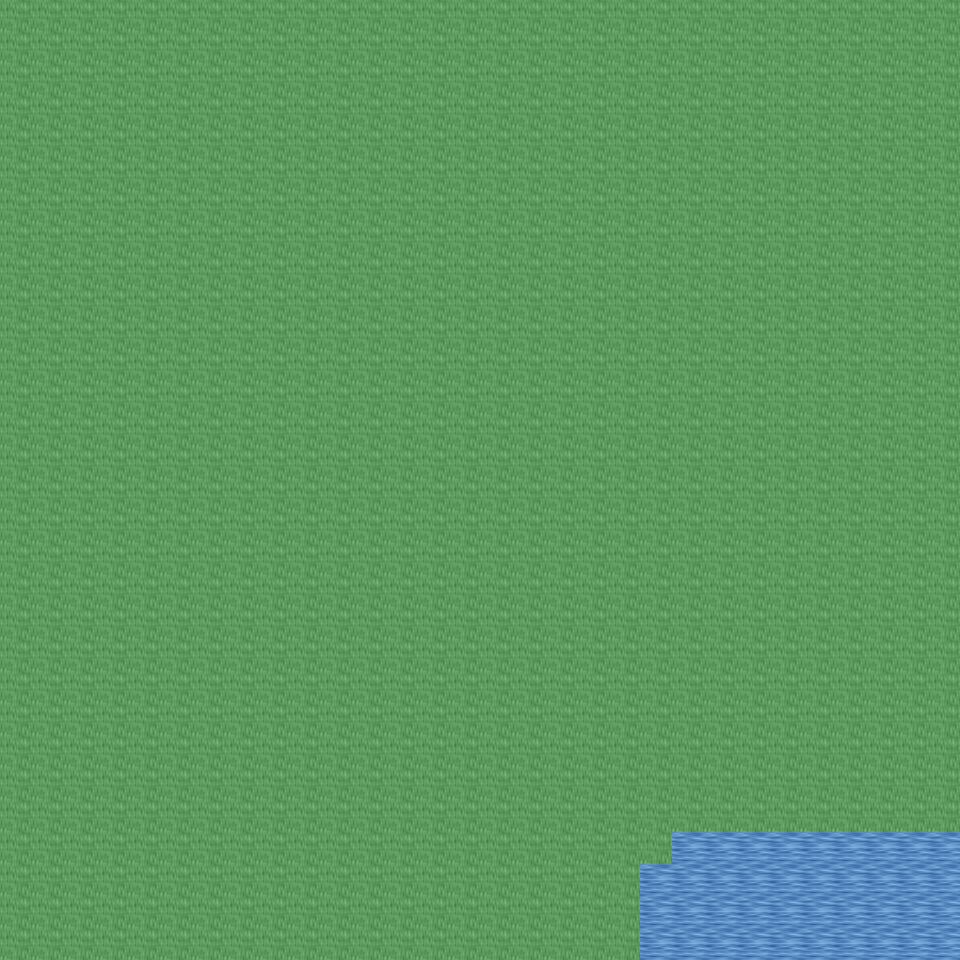

Rendered tile map (Tiled .tmx) drawn with the repository's tilesets; below, a short description and the map source with its tile grids summarised:
An orthogonal 30x30 tile map with 32x32 px tiles, 6 tile layers (Ground, Object, Object2, Above, ...), 24 tilesets and 2 objects (2x mapExit).

<map version="1.0" orientation="orthogonal" renderorder="right-down" width="30" height="30" tilewidth="32" tileheight="32" nextobjectid="3">
  <tileset firstgid="1" name="tileset_ground_ground" tilewidth="32" tileheight="32" tilecount="33" columns="3">
    <image source="../drawable/tileset_ground_ground.png" width="96" height="352" />
  </tileset>
  <tileset firstgid="34" name="tileset_ground_ridge_earth_dark" tilewidth="32" tileheight="32" tilecount="96" columns="12">
    <image source="../drawable/tileset_ground_ridge_earth_dark.png" width="384" height="256" />
  </tileset>
  <tileset firstgid="130" name="tileset_ground_grass_edges" tilewidth="32" tileheight="32" tilecount="36" columns="12">
    <image source="../drawable/tileset_ground_grass_edges.png" width="384" height="96" />
  </tileset>
  <tileset firstgid="166" name="tileset_ground_water_pool" tilewidth="32" tileheight="32" tilecount="72" columns="3">
    <image source="../drawable/tileset_ground_water_pool.png" width="96" height="768" />
  </tileset>
  <tileset firstgid="238" name="tileset_plant_flower_daisy_white" tilewidth="32" tileheight="32" tilecount="8" columns="2">
    <image source="../drawable/tileset_plant_flower_daisy_white.png" width="64" height="128" />
  </tileset>
  <tileset firstgid="246" name="tileset_ground_rock_pebbles" tilewidth="32" tileheight="32" tilecount="3" columns="1">
    <image source="../drawable/tileset_ground_rock_pebbles.png" width="32" height="96" />
  </tileset>
  <tileset firstgid="249" name="tileset_plant_grasses" tilewidth="32" tileheight="32" tilecount="6" columns="3">
    <image source="../drawable/tileset_plant_grasses.png" width="96" height="64" />
  </tileset>
  <tileset firstgid="255" name="tileset_plant_flower_daisy_yellow" tilewidth="32" tileheight="32" tilecount="8" columns="2">
    <image source="../drawable/tileset_plant_flower_daisy_yellow.png" width="64" height="128" />
  </tileset>
  <tileset firstgid="263" name="tileset_ground_grass_corners" tilewidth="32" tileheight="32" tilecount="24" columns="6">
    <image source="../drawable/tileset_ground_grass_corners.png" width="192" height="128" />
  </tileset>
  <tileset firstgid="287" name="tileset_plant_tree_tree_darkgreen" tilewidth="32" tileheight="32" tilecount="88" columns="8">
    <image source="../drawable/tileset_plant_tree_tree_darkgreen.png" width="256" height="352" />
  </tileset>
  <tileset firstgid="375" name="tileset_plant_flower_daisy_blue" tilewidth="32" tileheight="32" tilecount="8" columns="2">
    <image source="../drawable/tileset_plant_flower_daisy_blue.png" width="64" height="128" />
  </tileset>
  <tileset firstgid="383" name="tileset_plant_flower_daisy_red" tilewidth="32" tileheight="32" tilecount="8" columns="2">
    <image source="../drawable/tileset_plant_flower_daisy_red.png" width="64" height="128" />
  </tileset>
  <tileset firstgid="391" name="tileset_ground_earth_edges" tilewidth="32" tileheight="32" tilecount="18" columns="6">
    <image source="../drawable/tileset_ground_earth_edges.png" width="192" height="96" />
  </tileset>
  <tileset firstgid="409" name="tileset_ground_water_waterfall" tilewidth="32" tileheight="32" tilecount="120" columns="8">
    <image source="../drawable/tileset_ground_water_waterfall.png" width="256" height="480" />
  </tileset>
  <tileset firstgid="529" name="tileset_logic_creature_elf" tilewidth="32" tileheight="32" tilecount="16" columns="8">
    <image source="../drawable/tileset_logic_creature_elf.png" width="256" height="64" />
  </tileset>
  <tileset firstgid="545" name="tileset_logic_item_resources" tilewidth="32" tileheight="32" tilecount="6" columns="6">
    <image source="../drawable/tileset_logic_item_resources.png" width="192" height="32" />
  </tileset>
  <tileset firstgid="551" name="tileset_logic_creature_animal" tilewidth="32" tileheight="32" tilecount="32" columns="8">
    <image source="../drawable/tileset_logic_creature_animal.png" width="256" height="128" />
  </tileset>
  <tileset firstgid="583" name="tileset_logic_collision" tilewidth="32" tileheight="32" tilecount="1" columns="1">
    <image source="../drawable/tileset_logic_collision.png" width="32" height="32" />
  </tileset>
  <tileset firstgid="584" name="tileset_object_suspension_bridge" tilewidth="32" tileheight="32" tilecount="24" columns="3">
    <image source="../drawable/tileset_object_suspension_bridge.png" width="96" height="256" />
  </tileset>
  <tileset firstgid="608" name="tileset_logic_creature_elemental" tilewidth="32" tileheight="32" tilecount="16" columns="8">
    <image source="../drawable/tileset_logic_creature_elemental.png" width="256" height="64" />
  </tileset>
  <tileset firstgid="624" name="tileset_ground_rock_rocks_3" tilewidth="32" tileheight="32" tilecount="16" columns="4">
    <image source="../drawable/tileset_ground_rock_rocks_3.png" width="128" height="128" />
  </tileset>
  <tileset firstgid="640" name="tileset_object_rotating_crystal" tilewidth="32" tileheight="32" tilecount="48" columns="8">
    <image source="../drawable/tileset_object_rotating_crystal.png" width="256" height="192" />
  </tileset>
  <tileset firstgid="688" name="tileset_light_white_1x1" tilewidth="32" tileheight="32" tilecount="1" columns="1">
    <image source="../drawable/tileset_light_white_1x1.png" width="32" height="32" />
  </tileset>
  <tileset firstgid="689" name="tileset_light_light_5x5" tilewidth="32" tileheight="32" tilecount="25" columns="5">
    <image source="../drawable/tileset_light_light_5x5.png" width="160" height="160" />
  </tileset>
  <layer name="Ground" width="30" height="30">
    <data>[900 cells, 900 non-empty, 2 distinct tile ids]</data>
  </layer>
  <layer name="Object" width="30" height="30">
    <data>[900 cells, 28 non-empty, 16 distinct tile ids]</data>
  </layer>
  <layer name="Object2" width="30" height="30">
    <data>[900 cells, 0 non-empty, 0 distinct tile ids]</data>
  </layer>
  <layer name="Above" width="30" height="30">
    <data>[900 cells, 838 non-empty, 24 distinct tile ids]</data>
  </layer>
  <layer name="Above2" width="30" height="30">
    <data>[900 cells, 30 non-empty, 15 distinct tile ids]</data>
  </layer>
  <layer name="Walkable" width="30" height="30">
    <data>[900 cells, 861 non-empty, 1 distinct tile ids]</data>
  </layer>
  <objectgroup name="MapEvents">
    <object id="1" name="south" type="mapExit" x="640" y="928" width="320" height="32">
      <properties>
        <property name="map" value="level_0_x138_y94" />
        <property name="x" value="20" />
        <property name="y" value="1" />
      </properties>
    </object>
    <object id="2" name="east" type="mapExit" x="928" y="832" width="32" height="128">
      <properties>
        <property name="map" value="level_0_x139_y93" />
        <property name="x" value="1" />
        <property name="y" value="26" />
      </properties>
    </object>
  </objectgroup>
</map>
